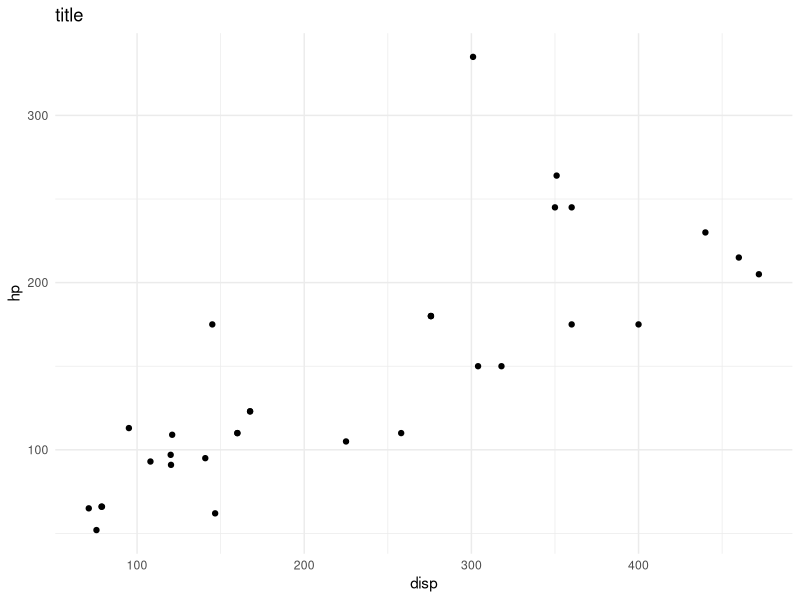
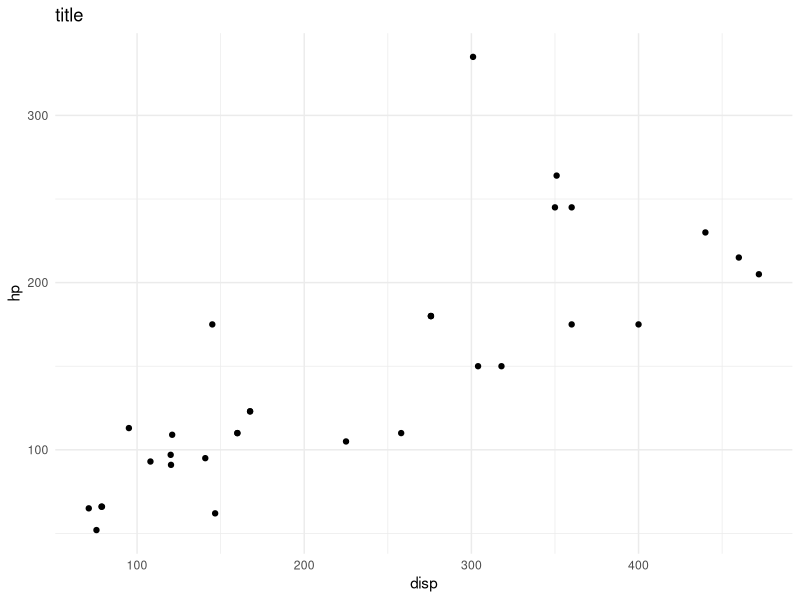

The R source for these figures, in order:
## ---- chunk 1
library(ggplot2)

data <- mtcars
names(data)

# create plot
p <- ggplot(data, aes(x=disp, y=hp)) +
  geom_point()

# add a theme
p <- p + theme_minimal()

# add a title
p <- p + ggtitle("title")

# display plot
p
## ---- chunk 2
# plot files as png and pdf versions
p
